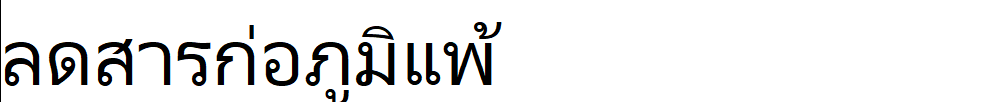
#> input picture data/image-000000002.png, 1000 x 102 px
$ python -i utils.py   (imports and definitions only)
#> lines starting #> are read from the running program, lines starting #| are printed output that depends on the picture
### pythonlib_easyocr/imgproc.py
"""
Copyright (c) 2019-present NAVER Corp.
MIT License
"""

# -*- coding: utf-8 -*-
import numpy as np
from skimage import io
import cv2

def loadImage(img_file):
    img = io.imread(img_file)           # RGB order
    if img.shape[0] == 2: img = img[0]
    if len(img.shape) == 2 : img = cv2.cvtColor(img, cv2.COLOR_GRAY2RGB)
    if img.shape[2] == 4:   img = img[:,:,:3]
    img = np.array(img)

    return img

# [51 lines left out: functions normalizeMeanVariance, denormalizeMeanVariance, resize_aspect_ratio, cvt2HeatmapImg, not called in this run]

### pythonlib_easyocr/utils.py
from __future__ import print_function

import torch
import pickle
import numpy as np
import math
import cv2
from PIL import Image, JpegImagePlugin
from scipy import ndimage
import hashlib
import sys, os
from zipfile import ZipFile
from .imgproc import loadImage

if sys.version_info[0] == 2:
    from six.moves.urllib.request import urlretrieve
else:
    from urllib.request import urlretrieve

import os

current_path = os.getcwd()
# [1 line not run here, left out]
current_path = os.path.abspath(__file__)

# [38 lines left out: functions consecutive, word_segmentation, not called in this run]

# code is based from https://github.com/githubharald/CTCDecoder/blob/master/src/BeamSearch.py
class BeamEntry:
    "information about one single beam at specific time-step"
    # [8 lines left out: function __init__, not called in this run]

class BeamState:
    "information about the beams at specific time-step"
    def __init__(self):
        self.entries = {}

    # [195 lines left out: functions norm, sort, wordsearch, applyLM, simplify_label, fast_simplify_label and 2 more, not called in this run]


class CTCLabelConverter(object):
    """ Convert between text-label and text-index """

    # [664 lines left out: functions __init__, encode, decode_greedy, decode_beamsearch, decode_wordbeamsearch, merge_to_free and 7 more, not called in this run]

def diff(input_list):
    return max(input_list)-min(input_list)

# [88 lines left out: functions get_paragraph, printProgressBar, not called in this run]

def reformat_input(image):
#> called with image = '../data/image-000000002.png'
    if type(image) == str:
        if image.startswith('http://') or image.startswith('https://'):
            tmp, _ = urlretrieve(image , reporthook=printProgressBar(prefix = 'Progress:', suffix = 'Complete', length = 50))
            img_cv_grey = cv2.imread(tmp, cv2.IMREAD_GRAYSCALE)
            os.remove(tmp)
        else:
            img_cv_grey = cv2.imread(image, cv2.IMREAD_GRAYSCALE)
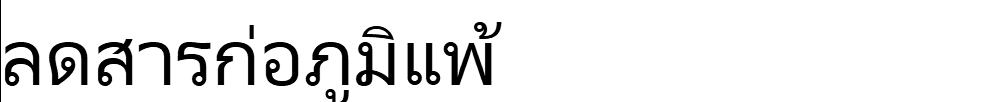
#> img_cv_grey: shape (102, 1000); min 0, max 255, mean 234.5
            image = os.path.expanduser(image)
        img = loadImage(image)  # can accept URL
    elif type(image) == bytes:
        nparr = np.frombuffer(image, np.uint8)
        img = cv2.imdecode(nparr, cv2.IMREAD_COLOR)
        img = cv2.cvtColor(img, cv2.COLOR_BGR2RGB)
        img_cv_grey = cv2.cvtColor(img, cv2.COLOR_BGR2GRAY)

    elif type(image) == np.ndarray:
        if len(image.shape) == 2: # grayscale
            img_cv_grey = image
            img = cv2.cvtColor(image, cv2.COLOR_GRAY2BGR)

            print(fr' type(img) : {current_path} {type(img)}')

            from PIL import Image
            #import cv2

            # OpenCV 이미지를 PIL 이미지로 변환
            pil_image = Image.fromarray(cv2.cvtColor(image, cv2.COLOR_BGR2RGB))

            # 이미지 표시
            pil_image.show()


        elif len(image.shape) == 3 and image.shape[2] == 1:
            img_cv_grey = np.squeeze(image)
            img = cv2.cvtColor(img_cv_grey, cv2.COLOR_GRAY2BGR)
        elif len(image.shape) == 3 and image.shape[2] == 3: # BGRscale
            img = image
            img_cv_grey = cv2.cvtColor(image, cv2.COLOR_BGR2GRAY)
        elif len(image.shape) == 3 and image.shape[2] == 4: # RGBAscale
            img = image[:,:,:3]
            img = cv2.cvtColor(img, cv2.COLOR_RGB2BGR)
            img_cv_grey = cv2.cvtColor(img, cv2.COLOR_BGR2GRAY)
    elif type(image) == JpegImagePlugin.JpegImageFile:
        image_array = np.array(image)
        img = cv2.cvtColor(image_array, cv2.COLOR_RGB2BGR)
        img_cv_grey = cv2.cvtColor(img, cv2.COLOR_BGR2GRAY)
    else:
        raise ValueError('Invalid input type. Supporting format = string(file path or url), bytes, numpy array')

    return img, img_cv_grey


# [64 lines left out: functions reformat_input_batched, make_rotated_img_list, set_result_with_confidence, not called in this run]

>>> result = reformat_input('../data/image-000000002.png')
